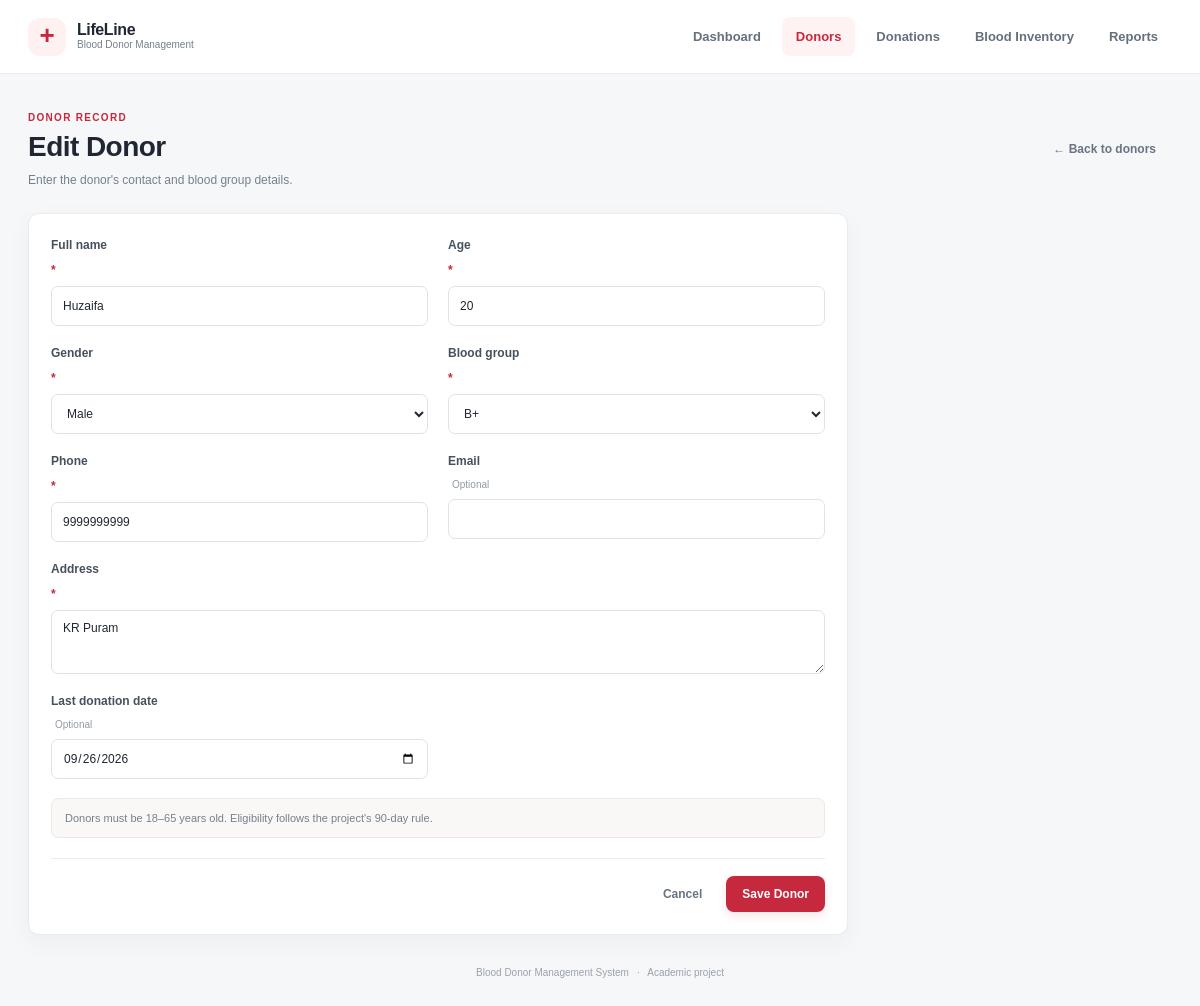
Page /edit_donor/2 on the committed database.
### tables this page shows
CREATE TABLE donors (
                donor_id INTEGER PRIMARY KEY AUTOINCREMENT,
                name TEXT NOT NULL, age INTEGER NOT NULL CHECK(age BETWEEN 18 AND 65),
                gender TEXT NOT NULL, blood_group TEXT NOT NULL,
                phone TEXT NOT NULL, email TEXT, address TEXT NOT NULL,
                last_donation_date TEXT, eligibility_status TEXT NOT NULL DEFAULT 'Eligible',
                created_date TEXT NOT NULL
            );

### app.py (the view, shortened to what this page needs)
@app.route("/edit_donor/<int:donor_id>", methods=["GET", "POST"])
def edit_donor(donor_id):
    with connect_db() as db:
        donor = db.execute("SELECT * FROM donors WHERE donor_id=?", (donor_id,)).fetchone()
        if donor is None:
            flash("Donor record was not found.", "error")
            return redirect(url_for("donors"))
    return render_template("add_donor.html", donor=donor, groups=BLOOD_GROUPS, genders=GENDERS, title="Edit Donor", today=date.today().isoformat())

### app.py (called while the page is built)
def connect_db():
    connection = sqlite3.connect(DATABASE)
    connection.row_factory = sqlite3.Row
    connection.execute("PRAGMA foreign_keys = ON")
    return connection

### templates/add_donor.html
{% extends 'base.html' %}{% block title %}{{ title }} · LifeLine{% endblock %}{% block content %}
<section class="page-heading"><div><p class="eyebrow">DONOR RECORD</p><h1>{{ title }}</h1><p class="muted">Enter the donor's contact and blood group details.</p></div><a class="button quiet" href="{{ url_for('donors') }}">← Back to donors</a></section>
<form class="panel form-panel" method="post"><div class="form-grid"><label>Full name <span class="required">*</span><input name="name" value="{{ donor.name or '' }}" required maxlength="100" autocomplete="name"></label><label>Age <span class="required">*</span><input name="age" type="number" min="18" max="65" value="{{ donor.age or '' }}" required></label><label>Gender <span class="required">*</span><select name="gender" required><option value="">Select gender</option>{% for gender in genders %}<option {% if donor.gender == gender %}selected{% endif %}>{{ gender }}</option>{% endfor %}</select></label><label>Blood group <span class="required">*</span><select name="blood_group" required><option value="">Select blood group</option>{% for group in groups %}<option {% if donor.blood_group == group %}selected{% endif %}>{{ group }}</option>{% endfor %}</select></label><label>Phone <span class="required">*</span><input name="phone" value="{{ donor.phone or '' }}" required maxlength="30" autocomplete="tel"></label><label>Email <span class="optional">Optional</span><input name="email" type="email" value="{{ donor.email or '' }}" maxlength="120" autocomplete="email"></label><label class="span-two">Address <span class="required">*</span><textarea name="address" rows="3" required maxlength="300">{{ donor.address or '' }}</textarea></label><label>Last donation date <span class="optional">Optional</span><input name="last_donation_date" type="date" max="{{ today|default('') }}" value="{{ donor.last_donation_date or '' }}"></label></div><div class="form-note">Donors must be 18–65 years old. Eligibility follows the project's 90-day rule.</div><div class="form-actions"><a class="button quiet" href="{{ url_for('donors') }}">Cancel</a><button class="button primary" type="submit">Save Donor</button></div></form>{% endblock %}

### static/style.css (style rules this page uses)
:root { --red:#c6283d;--red-dark:#a91f32;--ink:#202733;--muted:#75808d;--line:#e8ebef;--canvas:#f6f7f9;--white:#fff;--green:#21845a;--amber:#a96308;--blue:#3973a8;--shadow:0 8px 24px rgba(29,40,55,.045) }
* { box-sizing:border-box }
body { margin:0;background:var(--canvas);color:var(--ink);font-family:'DM Sans',Arial,sans-serif;font-size:14px;line-height:1.5 }
a { color:inherit;text-decoration:none }
.page-heading { display:flex;align-items:center;justify-content:space-between;margin:0 0 24px;gap:16px }
.eyebrow { color:var(--red);letter-spacing:1.3px;font-weight:700;font-size:10px;margin:0 0 5px }
h1,h2,p { margin-top:0 }
h1,h2 { font-family:'Manrope','DM Sans',sans-serif;letter-spacing:-.55px }
h1 { font-size:28px;line-height:1.2;margin-bottom:7px }
.muted { color:var(--muted);margin:0;font-size:12px }
.button { display:inline-flex;align-items:center;justify-content:center;border:1px solid transparent;padding:10px 15px;border-radius:8px;font:600 12px 'DM Sans',sans-serif;cursor:pointer;white-space:nowrap;transition:.15s }
.button.primary { background:var(--red);color:white;box-shadow:0 4px 10px rgba(198,40,61,.12) }
.button.quiet { background:transparent;color:#687482;border-color:transparent }
.panel { background:#fff;border:1px solid var(--line);border-radius:11px;padding:22px;margin-bottom:18px;box-shadow:var(--shadow) }
.form-panel { max-width:820px }
.form-grid { display:grid;grid-template-columns:1fr 1fr;gap:18px 20px }
.form-grid label { font-size:12px;color:#46515e;font-weight:700;display:flex;flex-direction:column;gap:7px }
.required { color:var(--red) }
.optional { font-size:10px;color:#929ba5;font-weight:500;margin-left:4px }
input,select,textarea { width:100%;border:1px solid #dfe3e8;background:#fff;border-radius:7px;padding:10px 11px;color:var(--ink);font:400 12px 'DM Sans',sans-serif;outline:none }
input,select { height:40px }
textarea { resize:vertical }
.span-two { grid-column:span 2 }
.form-note { margin-top:19px;background:#faf7f7;border:1px solid #f1e7e8;color:#75808d;padding:11px 13px;border-radius:7px;font-size:11px }
.form-actions { display:flex;justify-content:flex-end;gap:8px;margin-top:20px;padding-top:17px;border-top:1px solid var(--line) }

### rows in the picture
donors: name "Huzaifa", age "20", gender "Male", blood_group "B+", phone "9999999999", address "KR Puram", last_donation_date "09/26/2026"

### other values in the picture
{{ title }} "Edit Donor"
